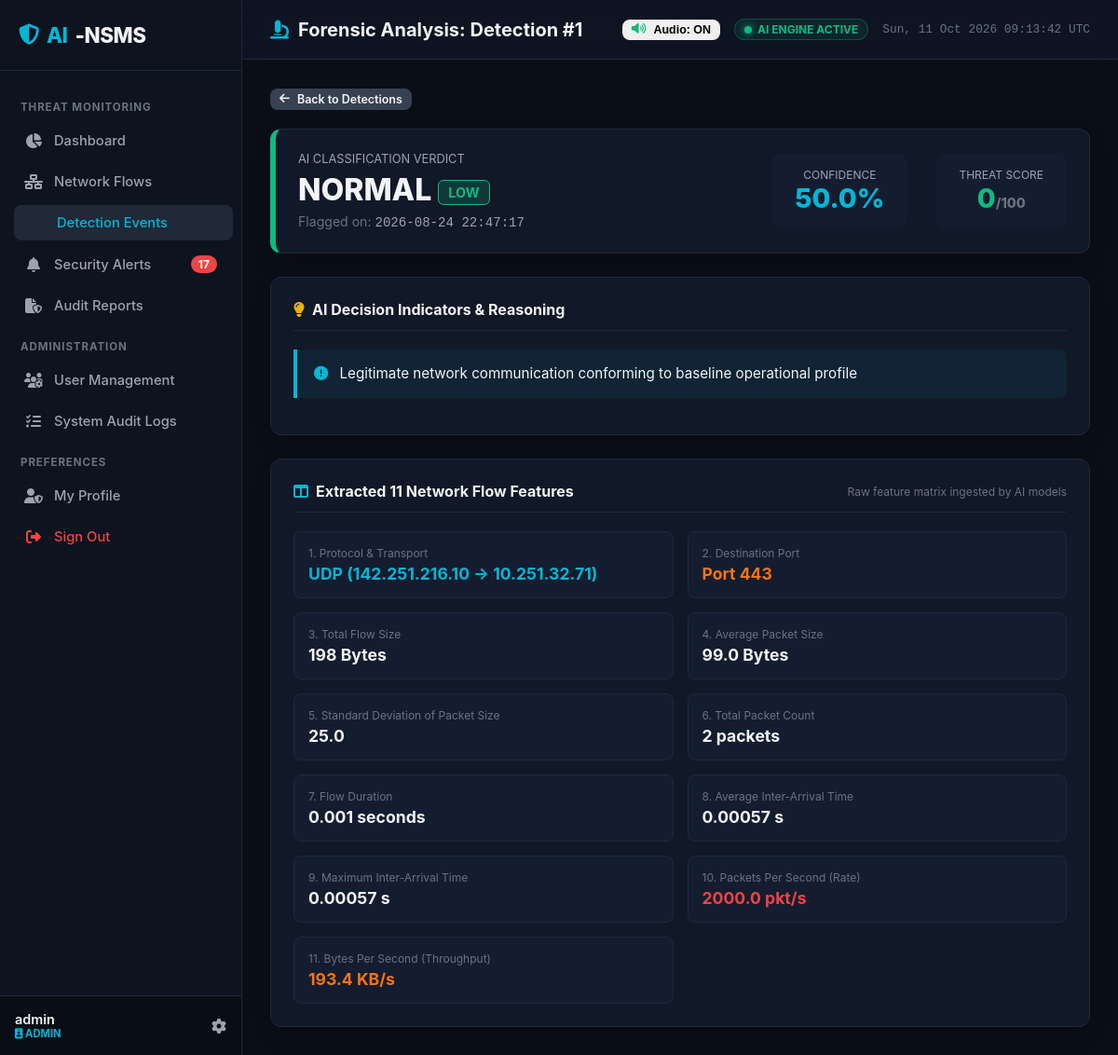
Page /detections/1 (signed in) on the earlier database version.
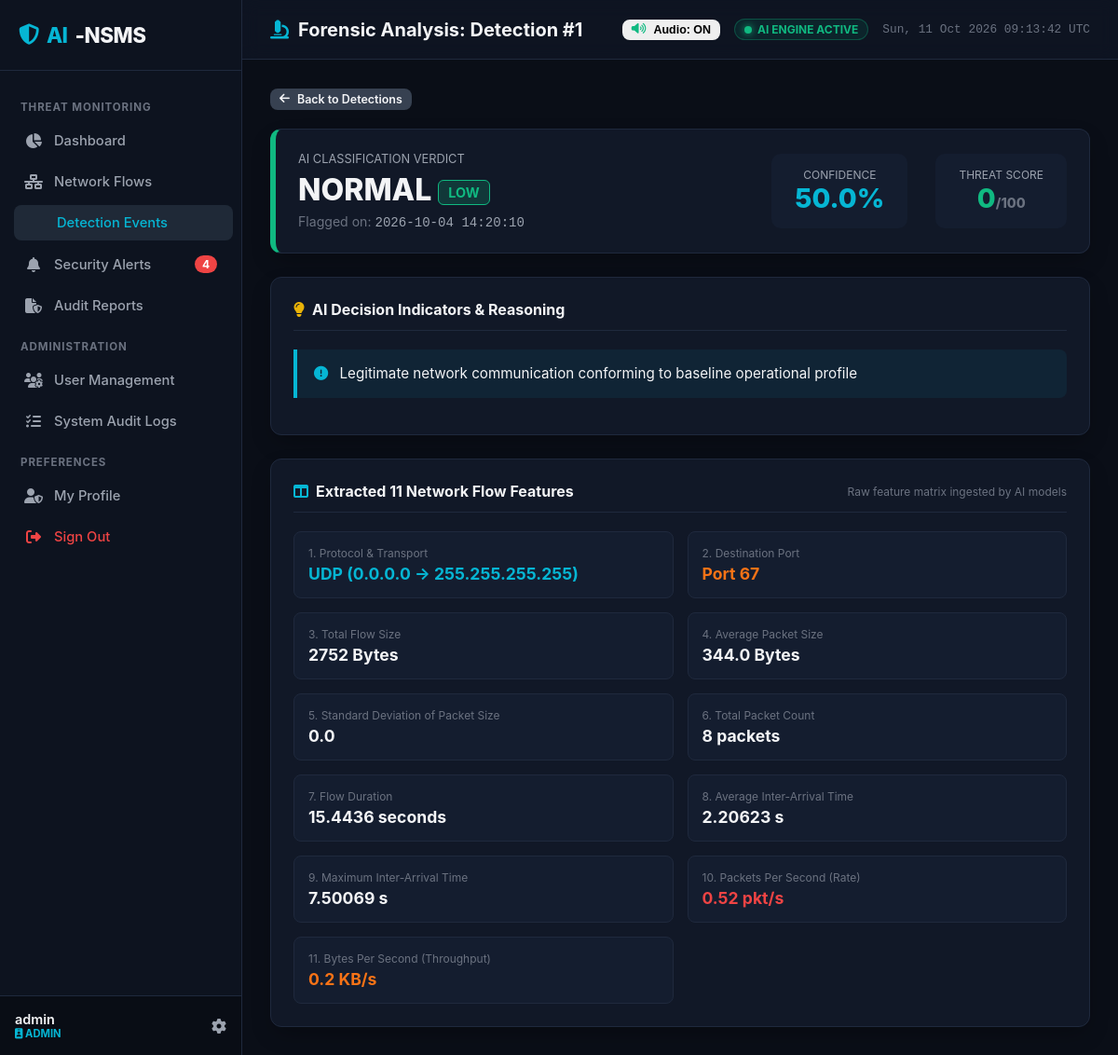
Same page on the later database version.
### tables this page shows
CREATE TABLE detections (
            id INTEGER PRIMARY KEY AUTOINCREMENT,
            flow_id INTEGER NOT NULL,
            prediction TEXT NOT NULL,
            attack_type TEXT NOT NULL,
            confidence REAL NOT NULL DEFAULT 1.0,
            threat_score INTEGER NOT NULL DEFAULT 0,
            severity TEXT NOT NULL DEFAULT 'LOW',
            indicators TEXT,
            detected_at TEXT NOT NULL, traffic_source TEXT DEFAULT "live", session_id TEXT DEFAULT "",
            FOREIGN KEY (flow_id) REFERENCES network_flows (id) ON DELETE CASCADE
        );

CREATE TABLE network_flows (
            id INTEGER PRIMARY KEY AUTOINCREMENT,
            source_ip TEXT NOT NULL,
            destination_ip TEXT NOT NULL,
            protocol TEXT NOT NULL,
            destination_port INTEGER NOT NULL,
            flow_duration REAL NOT NULL DEFAULT 0.0,
            total_flow_size REAL NOT NULL DEFAULT 0.0,
            average_packet_size REAL NOT NULL DEFAULT 0.0,
            std_packet_size REAL NOT NULL DEFAULT 0.0,
            packet_count INTEGER NOT NULL DEFAULT 0,
            average_inter_arrival_time REAL NOT NULL DEFAULT 0.0,
            maximum_inter_arrival_time REAL NOT NULL DEFAULT 0.0,
            packets_per_second REAL NOT NULL DEFAULT 0.0,
            bytes_per_second REAL NOT NULL DEFAULT 0.0,
            captured_at TEXT NOT NULL
        , traffic_source TEXT DEFAULT "live", session_id TEXT DEFAULT "");

### src/routes/detection_routes.py (the view)
@detection_bp.route('/detections/<int:detection_id>')
@login_required
def detail(detection_id):
    user = get_current_user()
    det = Detection.find_by_id_with_flow(detection_id)
    if not det:
        abort(404)
    return render_template('detection_detail.html', user=user, detection=det)

### src/auth/security.py (called while the page is built)
def get_current_user():
    user_id = session.get('user_id')
    if not user_id:
        return None
    user = User.find_by_id(user_id)
    if not user or not user.is_active:
        session.clear()
        return None
    return user

def is_authenticated():
    return 'user_id' in session and get_current_user() is not None

def is_admin():
    return session.get('role') == 'ADMIN'

def login_required(view_func):
    @functools.wraps(view_func)
    def wrapper(*args, **kwargs):
        if not is_authenticated():
            if request.path.startswith('/api/'):
                return jsonify({'error': 'Authentication required', 'code': 401}), 401
            return redirect(url_for('auth.login', next=request.url))
        return view_func(*args, **kwargs)
    return wrapper

### src/database/connection.py (called while the page is built)
@contextmanager
def get_db():
    conn = db_mgr.get_raw_connection()
    try:
        yield conn
        conn.commit()
    except Exception:
        conn.rollback()
        raise
    finally:
        conn.close()

### templates/detection_detail.html (shortened to what the changed rows need)
{% extends "base.html" %}
{% block page_header %}<i class="fas fa-microscope" style="color: var(--accent-cyan);"></i> Forensic Analysis: Detection #{{ detection.id }}{% endblock %}
{% block content %}
<div class="soc-card" style="margin-bottom: 25px; border-left: 6px solid var(--sev-{{ detection.severity|lower }});">
    <div style="display: flex; justify-content: space-between; align-items: center; flex-wrap: wrap; gap: 20px;">
        <div>
            <div style="font-size: 0.8rem; color: var(--text-secondary); text-transform: uppercase;">AI Classification Verdict</div>
            <h1 style="font-size: 2rem; font-weight: 800; margin: 6px 0; color: var(--text-primary);">
                {{ detection.attack_type }}
                <span class="badge-sev badge-{{ detection.severity|lower }}" style="vertical-align: middle; font-size: 0.9rem;">{{ detection.severity }}</span>
            </h1>
            <div style="color: var(--text-muted); font-size: 0.88rem;">
                Flagged on: <span class="code-font" style="color: var(--text-secondary);">{{ detection.detected_at.replace('T', ' ').split('.')[0] }}</span>
            </div>
        </div>
        <div style="display: flex; gap: 30px; text-align: center;">
            <div style="background: #141d2f; padding: 15px 25px; border-radius: 10px;">
                <div style="font-size: 0.75rem; color: var(--text-secondary); text-transform: uppercase;">Confidence</div>
                <div style="font-size: 1.8rem; font-weight: 800; color: var(--accent-cyan);">{{ "%.1f"|format(detection.confidence * 100) }}%</div>
            </div>
            <div style="background: #141d2f; padding: 15px 25px; border-radius: 10px;">
                <div style="font-size: 0.75rem; color: var(--text-secondary); text-transform: uppercase;">Threat Score</div>
                <div style="font-size: 1.8rem; font-weight: 800; color: {% if detection.threat_score >= 80 %}var(--sev-critical){% elif detection.threat_score >= 50 %}var(--sev-high){% else %}var(--sev-low){% endif %};">
                    {{ detection.threat_score }}<span style="font-size: 0.9rem; color: var(--text-muted);">/100</span>
                </div>
            </div>
        </div>
    </div>
</div>
<div class="soc-card" style="margin-bottom: 25px;">
    <div class="indicator-box">
        <p style="font-size: 0.95rem; line-height: 1.6; color: var(--text-primary);">
            <i class="fas fa-circle-exclamation" style="color: var(--accent-cyan); margin-right: 8px;"></i>
            {{ detection.indicators or "Standard legitimate traffic pattern identified across all 11 statistical features." }}
        </p>
    </div>
</div>
<div class="soc-card">
    <div style="display: grid; grid-template-columns: repeat(auto-fit, minmax(280px, 1fr)); gap: 15px;">
        <div style="background: #141d2f; padding: 15px; border-radius: 8px; border: 1px solid var(--border-color);">
            <div style="font-size: 0.75rem; color: var(--text-muted);">1. Protocol & Transport</div>
            <div style="font-size: 1.1rem; font-weight: 700; color: var(--accent-cyan); margin-top: 4px;">{{ detection.flow.protocol }} ({{ detection.flow.source_ip }} &rarr; {{ detection.flow.destination_ip }})</div>
        </div>
        <div style="background: #141d2f; padding: 15px; border-radius: 8px; border: 1px solid var(--border-color);">
            <div style="font-size: 0.75rem; color: var(--text-muted);">2. Destination Port</div>
            <div style="font-size: 1.1rem; font-weight: 700; color: var(--sev-high); margin-top: 4px;">Port {{ detection.flow.destination_port }}</div>
        </div>
        <div style="background: #141d2f; padding: 15px; border-radius: 8px; border: 1px solid var(--border-color);">
            <div style="font-size: 0.75rem; color: var(--text-muted);">3. Total Flow Size</div>
            <div style="font-size: 1.1rem; font-weight: 700; color: var(--text-primary); margin-top: 4px;">{{ detection.flow.total_flow_size|int }} Bytes</div>
        </div>
        <div style="background: #141d2f; padding: 15px; border-radius: 8px; border: 1px solid var(--border-color);">
            <div style="font-size: 0.75rem; color: var(--text-muted);">4. Average Packet Size</div>
            <div style="font-size: 1.1rem; font-weight: 700; color: var(--text-primary); margin-top: 4px;">{{ detection.flow.average_packet_size }} Bytes</div>
        </div>
        <div style="background: #141d2f; padding: 15px; border-radius: 8px; border: 1px solid var(--border-color);">
            <div style="font-size: 0.75rem; color: var(--text-muted);">5. Standard Deviation of Packet Size</div>
            <div style="font-size: 1.1rem; font-weight: 700; color: var(--text-primary); margin-top: 4px;">{{ detection.flow.std_packet_size }}</div>
        </div>
        <div style="background: #141d2f; padding: 15px; border-radius: 8px; border: 1px solid var(--border-color);">
            <div style="font-size: 0.75rem; color: var(--text-muted);">6. Total Packet Count</div>
            <div style="font-size: 1.1rem; font-weight: 700; color: var(--text-primary); margin-top: 4px;">{{ detection.flow.packet_count }} packets</div>
        </div>
        <div style="background: #141d2f; padding: 15px; border-radius: 8px; border: 1px solid var(--border-color);">
            <div style="font-size: 0.75rem; color: var(--text-muted);">7. Flow Duration</div>
            <div style="font-size: 1.1rem; font-weight: 700; color: var(--text-primary); margin-top: 4px;">{{ detection.flow.flow_duration }} seconds</div>
        </div>
        <div style="background: #141d2f; padding: 15px; border-radius: 8px; border: 1px solid var(--border-color);">
            <div style="font-size: 0.75rem; color: var(--text-muted);">8. Average Inter-Arrival Time</div>
            <div style="font-size: 1.1rem; font-weight: 700; color: var(--text-primary); margin-top: 4px;">{{ detection.flow.average_inter_arrival_time }} s</div>
        </div>
        <div style="background: #141d2f; padding: 15px; border-radius: 8px; border: 1px solid var(--border-color);">
            <div style="font-size: 0.75rem; color: var(--text-muted);">9. Maximum Inter-Arrival Time</div>
            <div style="font-size: 1.1rem; font-weight: 700; color: var(--text-primary); margin-top: 4px;">{{ detection.flow.maximum_inter_arrival_time }} s</div>
        </div>
        <div style="background: #141d2f; padding: 15px; border-radius: 8px; border: 1px solid var(--border-color);">
            <div style="font-size: 0.75rem; color: var(--text-muted);">10. Packets Per Second (Rate)</div>
            <div style="font-size: 1.1rem; font-weight: 700; color: var(--sev-critical); margin-top: 4px;">{{ detection.flow.packets_per_second }} pkt/s</div>
        </div>
        <div style="background: #141d2f; padding: 15px; border-radius: 8px; border: 1px solid var(--border-color);">
            <div style="font-size: 0.75rem; color: var(--text-muted);">11. Bytes Per Second (Throughput)</div>
            <div style="font-size: 1.1rem; font-weight: 700; color: var(--sev-high); margin-top: 4px;">{{ (detection.flow.bytes_per_second / 1024)|round(1) }} KB/s</div>
        </div>
    </div>
</div>
{% endblock %}

### templates/base.html (shortened to what the changed rows need)
<!DOCTYPE html>
<html lang="en">
<head>
    <link rel="stylesheet" href="https://cdnjs.cloudflare.com/ajax/libs/font-awesome/6.5.1/css/all.min.css">
    <link rel="stylesheet" href="{{ url_for('static', filename='css/soc_theme.css') }}">
</head>
<body>
    <div class="app-container">
        <aside class="sidebar">
            <ul class="sidebar-menu">
                <li>
                    <a href="/alerts" class="sidebar-link {% if request.path == '/alerts' %}active{% endif %}">
                        <i class="fas fa-bell"></i>
                        <span>Security Alerts</span>
                        {% if active_alerts_count > 0 %}
                        <span class="badge-count">{{ active_alerts_count }}</span>
                        {% endif %}
                    </a>
                </li>
            </ul>
        </aside>
        <div class="main-wrapper">
            <header class="topbar">
                <div class="page-title">
                    {% block page_header %}{% endblock %}
                </div>
                <div style="display: flex; align-items: center; gap: 15px;">
                    <button id="btn-global-audio-toggle" class="btn btn-outline-success btn-sm btn-audio-toggle" onclick="window.audioAlerts && window.audioAlerts.toggleMute()" title="Toggle Audio Alerts On/Off">
                    </button>
                    <div class="live-indicator">
                    </div>
                    <span style="font-size: 0.8rem; color: var(--text-muted); font-family: var(--font-mono);" id="live-clock"></span>
                </div>
            </header>
            <main class="content-body">
                {% block content %}{% endblock %}
            </main>
        </div>
    </div>
</body>
</html>

Differences in the rows shown:
changed detections "NORMAL": detected_at.replace "2026-08-24 22:47:17" → "2026-10-04 14:20:10"
changed network_flows "UDP": flow.source_ip "142.251.216.10" → "0.0.0.0"; flow.destination_ip "10.251.32.71" → "255.255.255.255"; flow.destination_port "443" → "67"; flow.total_flow_size "198" → "2752"; flow.average_packet_size "99.0" → "344.0"; flow.std_packet_size "25.0" → "0.0"; flow.packet_count "2" → "8"; flow.flow_duration "0.001" → "15.4436"; flow.average_inter_arrival_time "0.00057" → "2.20623"; flow.maximum_inter_arrival_time "0.00057" → "7.50069"; flow.packets_per_second "2000.0" → "0.52"; (detection.flow.bytes_per_second/1024)|round(1) "193.4" → "0.2"
Other differences:
{{ active_alerts_count }}: "17" → "4"
